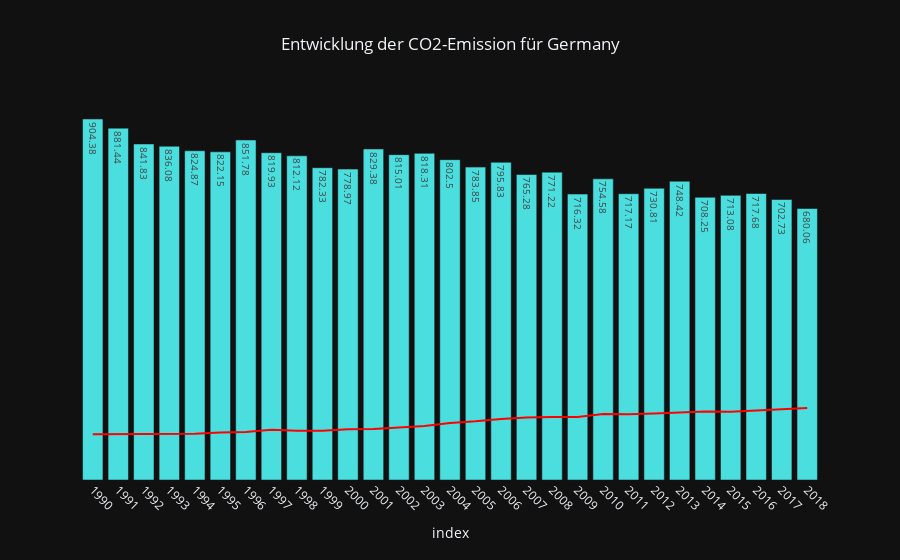

The notebook cell saved with this chart:
### Code cell
# CO2 emissions per year for Germany. The red line is the global average emission.
# You can see that it has been slowly increasing over the years; in Germany you can see a very slight decline in emissions.
emission_country("Germany")

### Figure 1 — Plotly figure (JSON) as saved in the notebook; plotly's stock layout.template omitted (floating-point values rounded to 4 significant figures)
{"data": [{"hovertemplate": "index=%{x}<br>y=%{y}<extra></extra>", "legendgroup": "", "line": {"color": "red", "dash": "solid"}, "marker": {"symbol": "circle"}, "mode": "lines", "name": "", "orientation": "v", "showlegend": false, "type": "scatter", "x": ["1990", "1991", "1992", "1993", "1994", "1995", "1996", "1997", "1998", "1999", "2000", "2001", "2002", "2003", "2004", "2005", "2006", "2007", "2008", "2009", "2010", "2011", "2012", "2013", "2014", "2015", "2016", "2017", "2018"], "xaxis": "x", "y": [114.5, 114.9, 114.6, 115.3, 115.9, 119.0, 120.5, 125.9, 123.6, 123.6, 126.9, 127.5, 131.2, 135.4, 142.8, 146.9, 153.0, 156.4, 157.7, 157.6, 165.2, 164.6, 166.9, 169.9, 171.5, 170.9, 173.9, 175.9, 180.2], "yaxis": "y"}, {"alignmentgroup": "True", "hovertemplate": "index=%{x}<br>Germany=%{y}<extra></extra>", "legendgroup": "", "marker": {"color": "#4ADEDE", "pattern": {"shape": ""}}, "name": "", "offsetgroup": "", "orientation": "v", "showlegend": false, "textposition": "auto", "texttemplate": "%{y}", "type": "bar", "x": ["1990", "1991", "1992", "1993", "1994", "1995", "1996", "1997", "1998", "1999", "2000", "2001", "2002", "2003", "2004", "2005", "2006", "2007", "2008", "2009", "2010", "2011", "2012", "2013", "2014", "2015", "2016", "2017", "2018"], "xaxis": "x", "y": [904.4, 881.4, 841.8, 836.1, 824.9, 822.1, 851.8, 819.9, 812.1, 782.3, 779.0, 829.4, 815.0, 818.3, 802.5, 783.9, 795.8, 765.3, 771.2, 716.3, 754.6, 717.2, 730.8, 748.4, 708.2, 713.1, 717.7, 702.7, 680.1], "yaxis": "y"}], "layout": {"legend": {"tracegroupgap": 0}, "title": {"text": "Entwicklung der CO2-Emission für Germany", "x": 0.5}, "xaxis": {"anchor": "y", "domain": [0, 1], "tickangle": 45, "title": {"text": "index"}}, "yaxis": {"anchor": "x", "domain": [0, 1], "title": {"text": "y"}, "visible": false}}}
